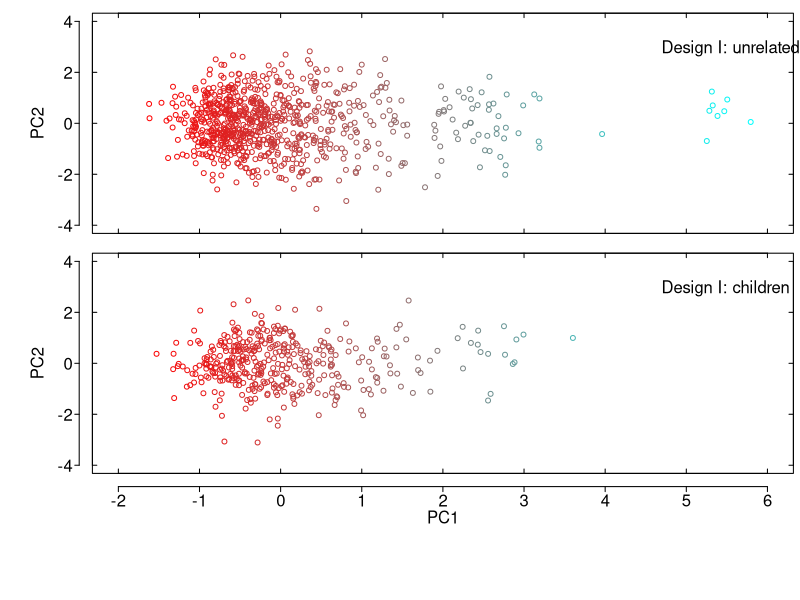

R code for this plot:
score=read.table("0score.txt", header=T)
phe=read.table("0phe.txt", header=T)
ped=read.table("0ped.txt", header=T)
mat=matrix(1:5, 5, 1)
mat[1:2,1]=1
mat[3:4,1]=2
mat[5,1]=3

layout(mat)
par(mar=c(0.5, 7, 1, 0.5))

d1=scale(-1*score[,5])
d2=scale(-1*score[,6])

s1=min(d1)
r1=max(d1)-min(d1)
s2=min(d2)
r2=max(d2)-min(d2)

par(ps=12)
f1=which(ped[,3]==0)
plot(ylim=c(-4, 4), xlim=c(-2, 6), d1[f1], d2[f1], col=rgb(1-(d1[f1]-s1)/r1, (d1[f1]-s1)/r1, (d1[f1]-s1)/r1), axes=F, xlab="", ylab="")
axis(side=1, at=seq(-2, 6, 1), xlim=c(-2, 6), labels=F, tck=0.02)
axis(side=3, at=seq(-2, 6, 1), xlim=c(-2, 6), labels=F, tck=0.02)
axis(side=2, at=seq(-4, 4, 2), xlim=c(-4, 4), labels=F, tck=0.02)
axis(side=4, at=seq(-4, 4, 2), xlim=c(-4, 4), labels=F, tck=0.02)

axis(side=2, at=seq(-4, 4, 2), xlim=c(-4, 4), labels=F, tck=-0.02, line=1)
mtext(side=2, at=seq(-4, 4, 2), text=seq(-4, 4, 2), las=1, line=1.5)
mtext(side=2, text=c("PC2"), las=3, line=3.5)
mtext(side=4, at=c(3), text="Design I: unrelated", las=1, line=-10)
box()

f2=which(ped[,3]!=0)
plot(ylim=c(-4, 4), xlim=c(-2, 6), d1[f2], d2[f2], col=rgb(1-(d1[f2]-s1)/r1, (d1[f2]-s1)/r1, (d1[f2]-s1)/r1), axes=F, xlab="", ylab="")
axis(side=1, at=seq(-2, 6, 1), xlim=c(-2, 6), labels=F, tck=0.02)
axis(side=3, at=seq(-2, 6, 1), xlim=c(-2, 6), labels=F, tck=0.02)
axis(side=2, at=seq(-4, 4, 2), xlim=c(-4, 4), labels=F, tck=0.02)
axis(side=4, at=seq(-4, 4, 2), xlim=c(-4, 4), labels=F, tck=0.02)

axis(side=2, at=seq(-4, 4, 2), xlim=c(-4, 4), labels=F, tck=-0.02, line=1)
mtext(side=2, at=seq(-4, 4, 2), text=seq(-4, 4, 2), las=1, line=1.5)
mtext(side=2, text=c("PC2"), las=3, line=3.5)
mtext(side=4, at=c(3), text="Design I: children", las=1, line=-10)
box()

plot(x=NULL, y=NULL,xlim=c(-2, 6), ylim=c(-4, 4), axes=FALSE, type="n", ylab="")
axis(side=3, at=seq(-2, 6, 1), xlim=c(-2, 6), labels=F, tck=0.05, line=0.5)
mtext(side=3, at=seq(-2, 6, 1), text=seq(-2, 6, 1), las=1, line=-1.2)
mtext(side=3, text=c("PC1"), las=1, line=-2.5)
